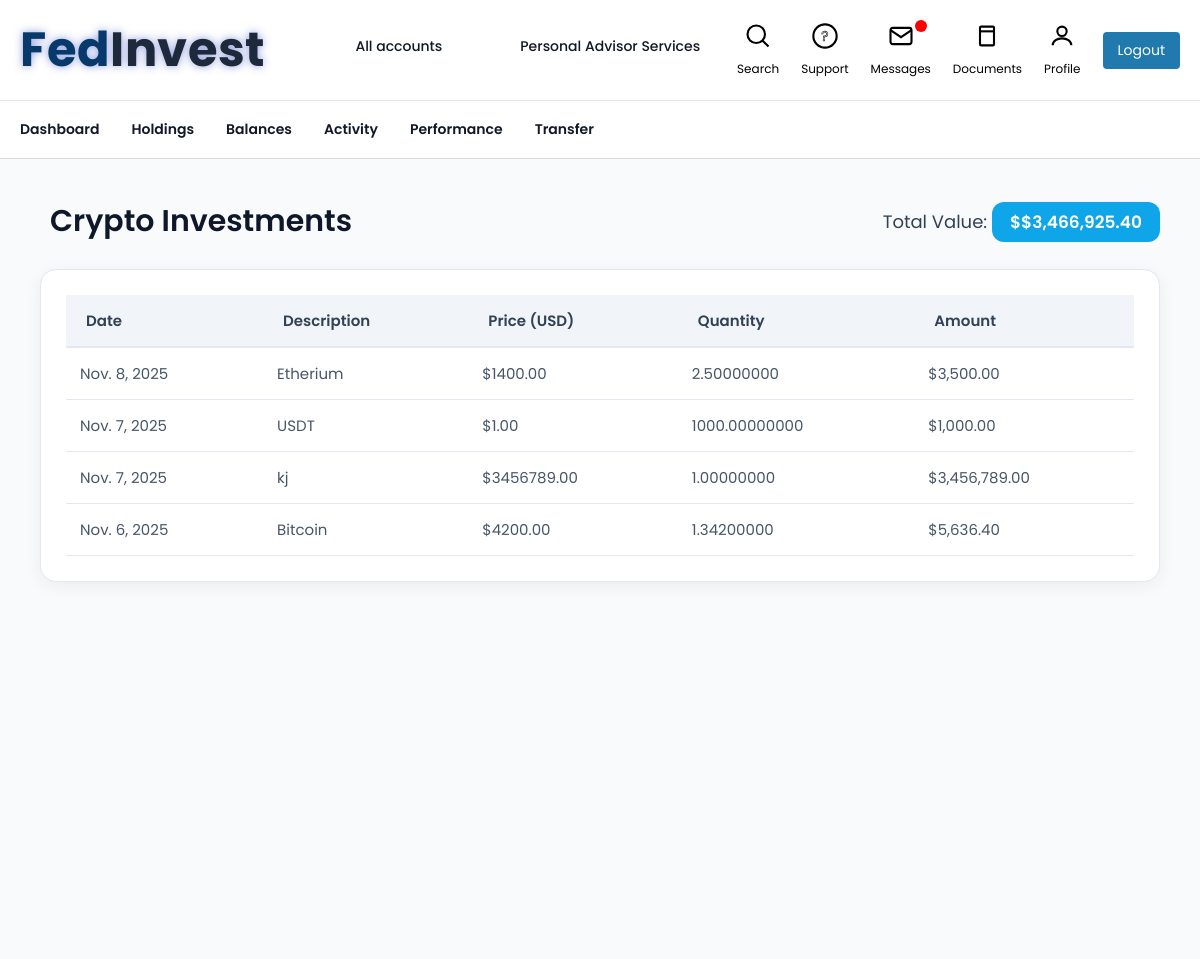
/crypto/, run on the app's committed database.
### app1/models.py (models this page shows, shortened)
class Crypto(models.Model):
    user = models.ForeignKey(User, on_delete=models.CASCADE, null=True, blank=True)
    date = models.DateField()
    description = models.CharField(max_length=255)
    price = models.DecimalField(max_digits=18, decimal_places=2)
    quantity = models.DecimalField(max_digits=20, decimal_places=8)
    amount = models.DecimalField(max_digits=24, decimal_places=2, editable=False, default=0)
    @property
    def formatted_amount(self):
        return f"${self.amount:,.2f}"  # US Dollar Format
    from django.db import models

### app1/views.py (the view)
# urls.py: path("crypto/" , views.crypto_list, name="crypto_list"),
def crypto_list(request):
    cryptos = Crypto.objects.all().order_by("-date")
    total = sum(c.amount for c in cryptos)
    context = {
        "cryptos": cryptos,
        "total": f"${total:,.2f}",  # USD format
    }
    return render(request, "crypto.html", context)

### templates/crypto.html (shortened to what this page needs)
{% load static %}
<!DOCTYPE html>
<html>
<head>
<link rel="stylesheet" href="{% static 'css/style.css' %}">
  <link rel="stylesheet" href="https://cdnjs.cloudflare.com/ajax/libs/font-awesome/6.5.0/css/all.min.css">
<link href="https://cdn.jsdelivr.net/npm/remixicon@3.5.0/fonts/remixicon.css" rel="stylesheet">
</head>
<body>
<div class="top-nav">
    <div class="top-nav-container">
        <div class="nav-left">
            <div class="logo">
                <h1 class="logo">
                    <span class="f">F</span>
                    <span class="e">e</span>
                    <span class="d">d</span>
                    <span class="i">I</span>
                    <span class="n">n</span>
                    <span class="v">v</span>
                    <span class="e2">e</span>
                    <span class="s">s</span>
                    <span class="t">t</span>
                </h1>
            </div>
            <nav class="main-nav">
                <a href="{% url 'holdings' %}" class="active erbtn">All accounts</a>
                <a href="#" class="erbtn">Personal Advisor Services</a>
            </nav>
        </div>
        <div class="nav-right">
            <a href="#" class="nav-item erbtn">
                <svg viewBox="0 0 24 24">
                    <circle cx="10.5" cy="10.5" r="7.5"></circle>
                    <line x1="21" y1="21" x2="15.8" y2="15.8"></line>
                </svg>
                <span>Search</span>
            </a>
            <a href="#" class="nav-item erbtn">
                <svg viewBox="0 0 24 24">
                    <circle cx="12" cy="12" r="10"></circle>
                    <text x="12" y="16" font-size="12" text-anchor="middle" fill="none" stroke="#000" stroke-width="0.5">?</text>
                </svg>
                <span>Support</span>
            </a>
            <a href="{% url 'messages' %}" class="nav-item erbtn">
                <svg viewBox="0 0 24 24">
                    <rect x="3" y="5" width="18" height="14" rx="2" ry="2"></rect>
                    <polyline points="3,7 12,13 21,7"></polyline>
                </svg>
                <div class="badge"></div>
                <span>Messages</span>
            </a>
            <a href="{% url 'legal_documents' %}" class="nav-item erbtn">
                <svg viewBox="0 0 24 24">
                    <rect x="6" y="4" width="12" height="16" rx="1"></rect>
                    <line x1="6" y1="8" x2="18" y2="8"></line>
                </svg>
                <span>Documents</span>
            </a>
            <a href="{% url 'get_profile' request.user.id %}" class="nav-item erbtn">
                <svg viewBox="0 0 24 24">
                    <circle cx="12" cy="8" r="4"></circle>
                    <path d="M4 20c0-4 4-6 8-6s8 2 8 6"></path>
                </svg>
                <span>Profile</span>
            </a>
            <a href="{% url 'logout' %}" class="logout-btn">Logout</a>
        </div>
    </div>
</div>
<div class="secondary-nav">
    <div class="secondary-nav-container">
        <nav>
            <a class="erbtn" href="{% url 'dashboard' %}">Dashboard</a>
            <a class="erbtn" href="{% url 'holdings' %}">Holdings</a>
            <a class="erbtn" href="{% url 'balance' %}">Balances</a>
            <a class="erbtn" href="{% url 'activity' %}">Activity</a>
            <a class="erbtn" href="{% url 'performance' %}">Performance</a>
            <a class="erbtn" href="{% url 'transfer' %}">Transfer</a>
        </nav>
    </div>
</div>
<div class="crypto-section">
    <div class="crypto-header">
        <h1> Crypto Investments</h1>
        <div class="crypto-total">
            <span>Total Value:</span>
            <strong class="total-badge">${{ total }}</strong>
        </div>
    </div>
    <div class="crypto-table-card">
        <table class="crypto-table">
            <thead>
                <tr>
                    <th> Date</th>
                    <th> Description</th>
                    <th> Price (USD)</th>
                    <th> Quantity</th>
                    <th> Amount</th>
                </tr>
            </thead>
            <tbody>
                {% for c in cryptos %}
                <tr>
                    <td>{{ c.date }}</td>
                    <td>{{ c.description }}</td>
                    <td>${{ c.price }}</td>
                    <td>{{ c.quantity }}</td>
                    <td>{{ c.formatted_amount }}</td>
                </tr>
                {% empty %}
                <tr>
                    <td colspan="5" class="empty-state">
                        <i class="ri-emotion-sad-line"></i> No crypto data found.
                    </td>
                </tr>
                {% endfor %}
            </tbody>
        </table>
    </div>
</div>
</body>
</html>

### static/css/style.css (style rules this page uses)
* { margin: 0; padding: 0; box-sizing: border-box; font-family: 'Poppins', sans-serif; }
.logo { font-family: 'Nunito', sans-serif; font-weight: 700; font-size: 48px; display: inline-flex; letter-spacing: 0.5px; color: #073A6B; text-shadow: 0 0 8px rgba(35, 64, 190, 0.5); width: 500px; }
.logo span:nth-child(n+4) { color: #1E293B; }
.logo span { display: inline-block; transform-origin: center; }
.logo span:nth-child(1) { transform: rotate(-3deg) translateY(2px); }
.logo span:nth-child(2) { transform: rotate(2deg) translateY(-1px); }
.logo span:nth-child(3) { transform: rotate(-1deg) translateY(1px); }
.logo span:nth-child(4) { transform: rotate(1deg) translateY(-3px); }
.logo span:nth-child(5) { transform: rotate(-2deg) translateY(2px); }
.logo span:nth-child(6) { transform: rotate(3deg) translateY(-1px); }
.logo span:nth-child(7) { transform: rotate(-1deg) translateY(1px); }
.logo span:nth-child(8) { transform: rotate(2deg) translateY(-2px); }
.logo span:nth-child(9) { transform: rotate(-1deg) translateY(1px); }
.logo span { display: inline-block; animation: scatterReveal 0.6s ease-out forwards; }
.logo span:nth-child(1) { animation-delay: 0.05s; }
.logo span:nth-child(2) { animation-delay: 0.1s; }
.logo span:nth-child(3) { animation-delay: 0.15s; }
.top-nav { border-bottom: 1px solid #e4e5e6; background: #fff; }
.top-nav-container { max-width: 1200px; margin: 0 auto; padding: 14px 20px; display: flex; justify-content: space-between; align-items: center; gap: 24px; }
.nav-left { display: flex; align-items: center; gap: 40px; }
.main-nav { display: flex; flex-wrap: nowrap; gap: 28px; }
.main-nav a { text-decoration: none; font-size: 0.875rem; font-weight: 500; color: #111827; padding-bottom: 4px; border-bottom: 3px solid transparent; transition: 0.25s ease; white-space: nowrap; padding-left: 50px; }
.nav-right { display: flex; align-items: center; gap: 22px; }
.nav-item { display: flex; align-items: center; gap: 6px; text-decoration: none; color: #111827; font-size: 0.85rem; }
.nav-item svg { width: 20px; height: 20px; stroke: #374151; fill: none; stroke-width: 1.6; }
.badge { width: 8px; height: 8px; background: #dc2626; border-radius: 50%; margin-left: -12px; }
.logout-btn { padding: 6px 14px; border-radius: 6px; background: #ef4444; color: white !important; font-size: 0.8rem; text-decoration: none; transition: 0.2s ease; }
.secondary-nav { background: #fff; border-bottom: 1px solid #d6dade; }
.secondary-nav-container { max-width: 1200px; margin: 0 auto; padding: 0 20px; }
.secondary-nav nav { display: flex; gap: 32px; }
.secondary-nav a { text-decoration: none; font-size: 0.875rem; font-weight: 600; color: #111827; padding: 18px 0; transition: 0.25s; }
.erbtn { font-family: "Poppins", sans-serif; }
.nav-item { display: flex; flex-direction: column; align-items: center; text-decoration: none; color: #000; font-size: 12px; position: relative; transition: color 0.2s, font-weight 0.2s; }
.nav-item svg { width: 28px; height: 28px; stroke: #000; stroke-width: 1.8; fill: none; margin-bottom: 4px; transition: stroke 0.2s; }
.badge { position: absolute; top: -2px; right: 4px; width: 12px; height: 12px; background-color: red; border-radius: 50%; }
.logout-btn { top: 18px; right: 30px; background: #207aadff; color: #fff; border: none; border-radius: 4px; padding: 8px 15px; text-decoration: none; cursor: pointer; font-size: 14px; transition: background 0.2s; }
.logo { font-family: 'Nunito', sans-serif; font-weight: 700; font-size: 48px; display: inline-flex; letter-spacing: 0.5px; color: #073A6B; text-shadow: 0 0 8px rgba(35, 64, 190, 0.5); width: 50%; }
.logo span { transform-origin: center; }

### data on the page
Crypto: date "Nov. 8, 2025", description "Etherium", price "1400.00", quantity "2.50000000", formatted_amount "$3,500.00"
Crypto: date "Nov. 7, 2025", description "USDT", price "1.00", quantity "1000.00000000", formatted_amount "$1,000.00"
Crypto: date "Nov. 7, 2025", description "kj", price "3456789.00", quantity "1.00000000", formatted_amount "$3,456,789.00"
Crypto: date "Nov. 6, 2025", description "Bitcoin", price "4200.00", quantity "1.34200000", formatted_amount "$5,636.40"

### other printed values
{{ total }} "$3,466,925.40"
